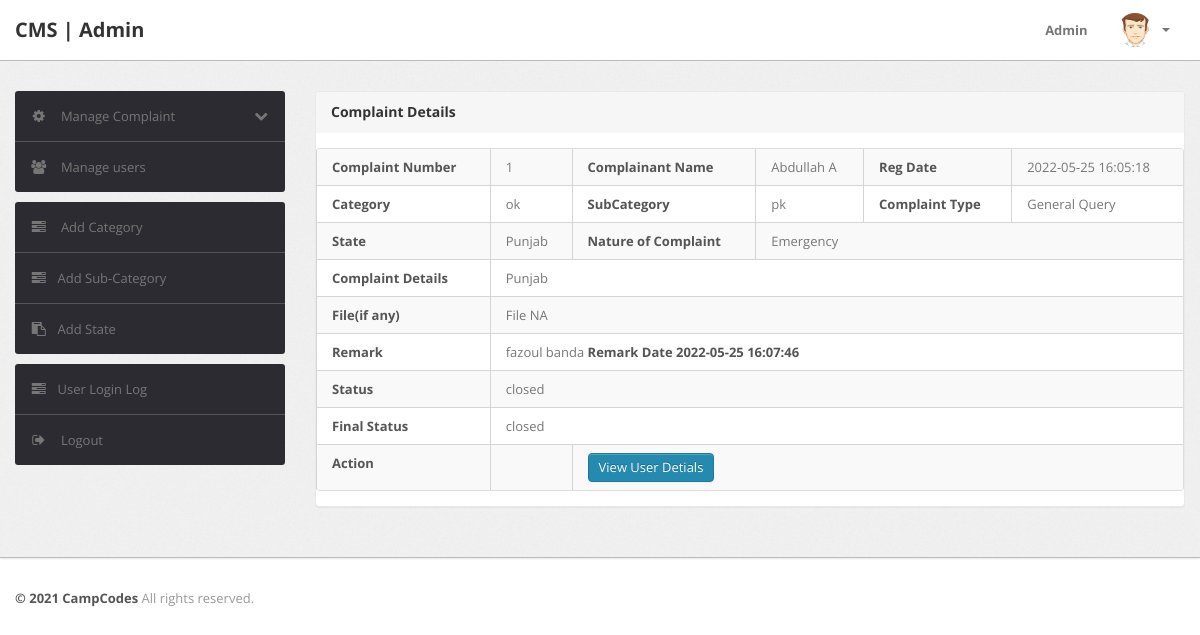
Page /admin/complaint-details.php?cid=1 (signed in) on the committed database.
### tables this page shows
CREATE TABLE `tblcomplaints` (
  `complaintNumber` int(11) NOT NULL,
  `userId` int(11) NOT NULL,
  `category` int(11) NOT NULL,
  `subcategory` varchar(255) NOT NULL,
  `complaintType` varchar(255) NOT NULL,
  `state` varchar(255) NOT NULL,
  `noc` varchar(255) NOT NULL,
  `complaintDetails` mediumtext NOT NULL,
  `complaintFile` varchar(255) DEFAULT NULL,
  `regDate` timestamp NOT NULL DEFAULT current_timestamp(),
  `status` varchar(50) DEFAULT NULL,
  `lastUpdationDate` timestamp NOT NULL DEFAULT '0000-00-00 00:00:00' ON UPDATE current_timestamp()
);

CREATE TABLE `users` (
  `id` int(11) NOT NULL,
  `fullName` varchar(255) DEFAULT NULL,
  `userEmail` varchar(255) DEFAULT NULL,
  `password` varchar(255) DEFAULT NULL,
  `contactNo` bigint(11) DEFAULT NULL,
  `address` tinytext DEFAULT NULL,
  `State` varchar(255) DEFAULT NULL,
  `country` varchar(255) DEFAULT NULL,
  `pincode` int(6) DEFAULT NULL,
  `userImage` varchar(255) DEFAULT NULL,
  `regDate` timestamp NOT NULL DEFAULT current_timestamp(),
  `updationDate` timestamp NOT NULL DEFAULT '0000-00-00 00:00:00' ON UPDATE current_timestamp(),
  `status` int(1) NOT NULL
);

CREATE TABLE `category` (
  `id` int(11) NOT NULL,
  `categoryName` varchar(255) NOT NULL,
  `categoryDescription` longtext NOT NULL,
  `creationDate` timestamp NOT NULL DEFAULT current_timestamp(),
  `updationDate` varchar(255) NOT NULL
);

CREATE TABLE `complaintremark` (
  `id` int(11) NOT NULL,
  `complaintNumber` int(11) NOT NULL,
  `status` varchar(255) NOT NULL,
  `remark` mediumtext NOT NULL,
  `remarkDate` timestamp NOT NULL DEFAULT current_timestamp()
);

### admin/complaint-details.php (the view, shortened to what this page needs)
<?php
include('include/config.php');
if(strlen($_SESSION['alogin'])==0)
	{
header('location:index.php');
}
else{
?>
<!DOCTYPE html>
<html lang="en">
<head>
	<link type="text/css" href="bootstrap/css/bootstrap.min.css" rel="stylesheet">
	<link type="text/css" href="bootstrap/css/bootstrap-responsive.min.css" rel="stylesheet">
	<link type="text/css" href="css/theme.css" rel="stylesheet">
	<link type="text/css" href="images/icons/css/font-awesome.css" rel="stylesheet">
</head>
<body>
<?php include('include/header.php');?>
	<div class="wrapper">
		<div class="container">
			<div class="row">
<?php include('include/sidebar.php');?>
			<div class="span9">
					<div class="content">
	<div class="module">
							<div class="module-head">
								<h3>Complaint Details</h3>
							</div>
							<div class="module-body table">
								<table cellpadding="0" cellspacing="0" border="0" class="datatable-1 table table-bordered table-striped	 display" width="100%">
									<tbody>
<?php $st='closed';
$query=mysqli_query($bd, "select tblcomplaints.*,users.fullName as name,category.categoryName as catname from tblcomplaints join users on users.id=tblcomplaints.userId join category on category.id=tblcomplaints.category where tblcomplaints.complaintNumber='".$_GET['cid']."'");
while($row=mysqli_fetch_array($query))
{
?>
										<tr>
											<td><b>Complaint Number</b></td>
											<td><?php echo htmlentities($row['complaintNumber']);?></td>
											<td><b>Complainant Name</b></td>
											<td> <?php echo htmlentities($row['name']);?></td>
											<td><b>Reg Date</b></td>
											<td><?php echo htmlentities($row['regDate']);?>
											</td>
										</tr>
<tr>
											<td><b>Category </b></td>
											<td><?php echo htmlentities($row['catname']);?></td>
											<td><b>SubCategory</b></td>
											<td> <?php echo htmlentities($row['subcategory']);?></td>
											<td><b>Complaint Type</b></td>
											<td><?php echo htmlentities($row['complaintType']);?>
											</td>
										</tr>
<tr>
											<td><b>State </b></td>
											<td><?php echo htmlentities($row['state']);?></td>
											<td ><b>Nature of Complaint</b></td>
											<td colspan="3"> <?php echo htmlentities($row['noc']);?></td>
										</tr>
<tr>
											<td><b>Complaint Details </b></td>
											<td colspan="5"> <?php echo htmlentities($row['complaintDetails']);?></td>
										</tr>
<tr>
											<td><b>File(if any) </b></td>
											<td colspan="5"> <?php $cfile=$row['complaintFile'];
if($cfile=="" || $cfile=="NULL")
{
  echo "File NA";
}
else{?>
<a href="complaintdocs/<?php echo htmlentities($row['complaintFile']);?>" ?> View File</a>
<?php } ?></td>
</tr>
<?php $ret=mysqli_query($bd, "select complaintremark.remark as remark,complaintremark.status as sstatus,complaintremark.remarkDate as rdate from complaintremark join tblcomplaints on tblcomplaints.complaintNumber=complaintremark.complaintNumber where complaintremark.complaintNumber='".$_GET['cid']."'");
while($rw=mysqli_fetch_array($ret))
{
?>
<tr>
<td><b>Remark</b></td>
<td colspan="5"><?php echo  htmlentities($rw['remark']); ?> <b>Remark Date <?php echo  htmlentities($rw['rdate']); ?></b></td>
</tr>
<tr>
<td><b>Status</b></td>
<td colspan="5"><?php echo  htmlentities($rw['sstatus']); ?></td>
</tr>
<?php }?>
<tr>
<td><b>Final Status</b></td>
											<td colspan="5"><?php if($row['status']=="")
											{ echo "Not Process Yet";
} else {
										 echo htmlentities($row['status']);
										 }?></td>
										</tr>
<tr>
											<td><b>Action</b></td>
											<td>
											<?php if($row['status']=="closed"){
												} else {?>
<a href="javascript:void(0);" onClick="popUpWindow('http://localhost/Complaint_Management_System/admin/updatecomplaint.php?cid=<?php echo htmlentities($row['complaintNumber']);?>');" title="Update order">
											 <button type="button" class="btn btn-primary">Take Action</button></td>
											</a><?php } ?></td>
											<td colspan="4">
											<a href="javascript:void(0);" onClick="popUpWindow('http://localhost/Complaint_Management_System/admin/userprofile.php?uid=<?php echo htmlentities($row['userId']);?>');" title="Update order">
											 <button type="button" class="btn btn-primary">View User Detials</button></a></td>
										</tr>
										<?php  } ?>
								</table>
							</div>
						</div>
					</div>
				</div>
			</div>
		</div>
	</div>
<?php include('include/footer.php');?>
</body>
<?php } ?>

### admin/css/theme.css (style rules this page uses)
body { font-size: 13px; font-family: 'Open Sans', Arial, sans-serif; background: #fff; color: #777 }
h1, h2, h3, h4, h5, h6 { color: #333; margin-top: 0 }
h3 { font-size: 20px }
strong, b { color: #555 }
.wrapper { background: url(../images/bg.png) #eee; border-bottom: 1px solid #bbb; -webkit-box-shadow: 0 1px 2px rgba(0,0,0,0.1); -moz-box-shadow: 0 1px 2px rgba(0,0,0,0.1); box-shadow: 0 1px 2px rgba(0,0,0,0.1); padding: 30px 0 }
select, textarea, input[type="text"], input[type="password"], input[type="datetime"], input[type="datetime-local"], input[type="date"], input[type="month"], input[type="time"], input[type="week"], input[type="number"], input[type="email"], input[type="url"], input[type="search"], input[type="tel"], input[type="color"], .uneditable-input, label, input, button, select, textarea { -webkit-border-radius: 3px; -moz-border-radius: 3px; border-radius: 3px; font-size: 13px; font-family: 'Open Sans', Tahoma, Arial, sans-serif }
.module { background: #fff; -webkit-border-radius: 3px; -moz-border-radius: 3px; border-radius: 3px; border: 1px solid #ccc; border-bottom-color: #bbb; -webkit-box-shadow: 0 0 1px rgba(0,0,0,0.2); -moz-box-shadow: 0 0 1px rgba(0,0,0,0.2); box-shadow: 0 0 1px rgba(0,0,0,0.2); margin-bottom: 30px }
.btn, .btn-box { -webkit-border-radius: 3px; -moz-border-radius: 3px; border-radius: 3px }
.btn { font-size: 13px; font-weight: 600 }
.btn { display: inline-block; margin-bottom: 0; font-weight: 400; text-align: center; vertical-align: middle; cursor: pointer; background-image: none; border: 1px solid transparent; white-space: nowrap; padding: 4px 10px; font-size: 13px; line-height: 1.42857; border-radius: 4px; -webkit-user-select: none; -moz-user-select: none; -ms-user-select: none; user-select: none }
.btn-primary { color: #fff; background-color: #248aaf; border-color: #20799a }
.table { margin-bottom: 0 }
.table th, .table td { border-color: #d5d5d5!important }
.table-bordered thead:first-child tr:first-child>th:first-child, .table-bordered tbody:first-child tr:first-child>td:first-child { -webkit-border-top-left-radius: 2px; -moz-border-radius-topleft: 2px; border-top-left-radius: 2px }
.table-bordered thead:first-child tr:first-child>th:last-child, .table-bordered tbody:first-child tr:first-child>td:last-child { -webkit-border-top-right-radius: 2px; -moz-border-radius-topright: 2px; border-top-right-radius: 2px }
.table-bordered thead:last-child tr:last-child>th:first-child, .table-bordered tbody:last-child tr:last-child>td:first-child, .table-bordered tfoot:last-child tr:last-child>td:first-child { -webkit-border-bottom-left-radius: 2px; -moz-border-radius-bottomleft: 2px; border-bottom-left-radius: 2px }
.table-bordered thead:last-child tr:last-child>th:last-child, .table-bordered tbody:last-child tr:last-child>td:last-child, .table-bordered tfoot:last-child tr:last-child>td:last-child { -webkit-border-bottom-right-radius: 2px; -moz-border-radius-bottomright: 2px; border-bottom-right-radius: 2px }
.module { box-shadow: 0 0 3px rgba(0,0,0,.1); border-color: #e9e9e9; margin-bottom: 20px; background-color: #fff; border-radius: 4px; -webkit-box-shadow: 0 1px 1px rgba(0,0,0,.05); box-shadow: 0 1px 1px rgba(0,0,0,.05); }
.module-head { color: #767676; background-color: #f6f6f6; border-color: #e9e9e9; padding: 10px 15px; border-bottom: 1px solid transparent; border-top-right-radius: 3px; border-top-left-radius: 3px; }
.module-head h3 { font-size: 14px; line-height: 20px; height: 20px; margin: 0 }
.module-body { padding: 15px }
.module-body.table { padding: 15px 0 }
.module-body.table .table th, .module-body.table .table td { padding-left: 15px; padding-right: 15px }

### rows in the picture
tblcomplaints: complaintNumber "1", userId.fullName "Abdullah A", regDate "2022-05-25 16:05:18", category.categoryName "ok", subcategory "pk", complaintType "General Query", state "Punjab", noc "Emergency", complaintDetails "Punjab", complaintFile "File NA", status "closed"
complaintremark: remark "fazoul banda", remarkDate "2022-05-25 16:07:46", status "closed"
